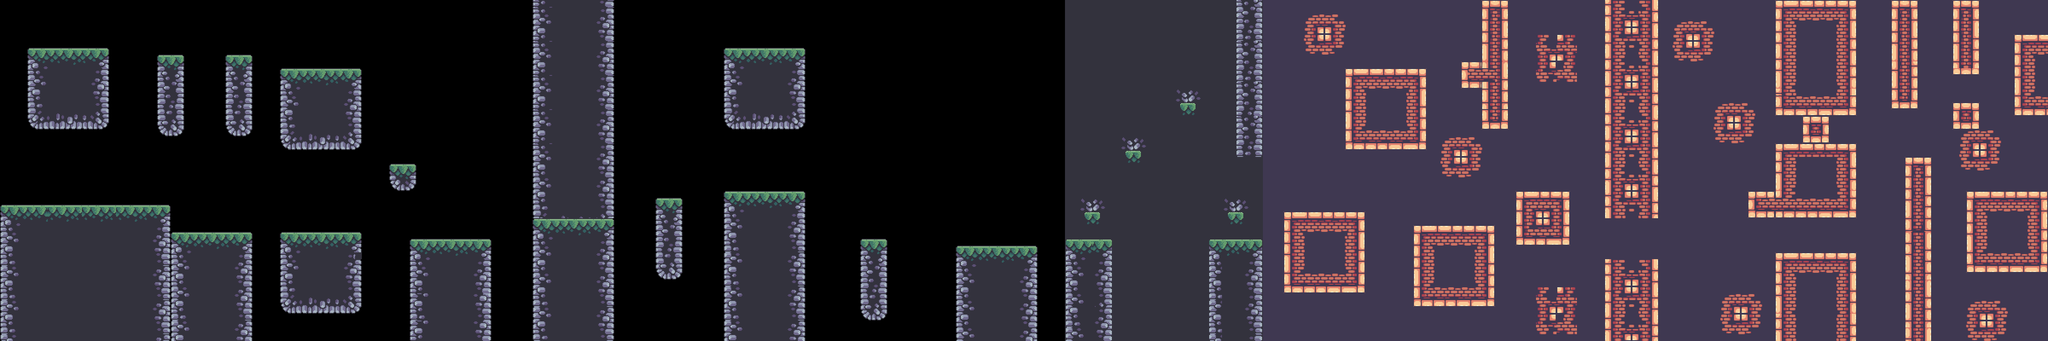

This is a level from a 2D game, rendered from its Tiled map with the project's own tilesets. A one-line summary and the map file follow, with tile-layer data summarised:
An orthogonal 300x50 tile map with 16x16 px tiles, 2 tile layers (Bg, Tile Layer 1), 2 tilesets and 115 objects (19x gold, 7x Enemy, 6x Crab, 5x water, 4x HorizontalPlatform, ...).

<map version="1.10" tiledversion="1.12.1" orientation="orthogonal" renderorder="right-down" width="300" height="50" tilewidth="16" tileheight="16" infinite="0" nextlayerid="33" nextobjectid="345">
 <tileset firstgid="1" source="../tilesets/outside.tsx" />
 <tileset firstgid="769" source="../tilesets/inside.tsx" />
 <layer id="32" name="Bg" width="300" height="50">
  <data>[15000 cells, 7200 non-empty, 2 distinct tile ids]</data>
 </layer>
 <layer id="2" name="Tile Layer 1" width="300" height="50">
  <data>[15000 cells, 9888 non-empty, 714 distinct tile ids]</data>
 </layer>
 <objectgroup id="15" name="EvilCoins">
  <object id="209" x="224" y="64" width="16" height="16">
   <properties>
    <property name="lifetime" type="float" value="3" />
   </properties>
  </object>
  <object id="210" x="160" y="64" width="16" height="16">
   <properties>
    <property name="lifetime" type="float" value="3" />
   </properties>
  </object>
  <object id="257" x="2864" y="432" width="16" height="16">
   <properties>
    <property name="lifetime" type="float" value="3" />
   </properties>
  </object>
  <object id="258" x="2640" y="304" width="16" height="16">
   <properties>
    <property name="lifetime" type="float" value="3" />
   </properties>
  </object>
  <object id="259" x="2560" y="448" width="16" height="16">
   <properties>
    <property name="lifetime" type="float" value="3" />
   </properties>
  </object>
  <object id="211" x="160" y="32" width="16" height="16">
   <properties>
    <property name="lifetime" type="float" value="3" />
   </properties>
  </object>
  <object id="212" x="128" y="64" width="16" height="16">
   <properties>
    <property name="lifetime" type="float" value="3" />
   </properties>
  </object>
  <object id="282" x="3584" y="416" width="16" height="16">
   <properties>
    <property name="lifetime" type="float" value="3" />
   </properties>
  </object>
  <object id="286" x="4192" y="304" width="16" height="16">
   <properties>
    <property name="lifetime" type="float" value="3" />
   </properties>
  </object>
  <object id="287" x="4160" y="304" width="16" height="16">
   <properties>
    <property name="lifetime" type="float" value="3" />
   </properties>
  </object>
  <object id="290" x="4576" y="208" width="16" height="16">
   <properties>
    <property name="lifetime" type="float" value="3" />
   </properties>
  </object>
  <object id="291" x="4608" y="208" width="16" height="16">
   <properties>
    <property name="lifetime" type="float" value="3" />
   </properties>
  </object>
  <object id="292" x="4640" y="416" width="16" height="16">
   <properties>
    <property name="lifetime" type="float" value="3" />
   </properties>
  </object>
  <object id="293" x="4672" y="416" width="16" height="16">
   <properties>
    <property name="lifetime" type="float" value="3" />
   </properties>
  </object>
  <object id="294" x="4672" y="384" width="16" height="16">
   <properties>
    <property name="lifetime" type="float" value="3" />
   </properties>
  </object>
 </objectgroup>
 <objectgroup id="24" name="GhostBlocks">
  <object id="219" x="976" y="432" width="16" height="16" />
  <object id="226" x="1680" y="688" width="16" height="16" />
  <object id="234" x="1952" y="416" width="16" height="16" />
  <object id="268" x="3024" y="288" width="16" height="16" />
  <object id="269" x="3072" y="128" width="16" height="16" />
  <object id="273" x="3744" y="336" width="16" height="16" />
  <object id="235" x="1952" y="272" width="16" height="16" />
  <object id="232" x="1680" y="688" width="16" height="16" />
  <object id="233" x="1952" y="416" width="16" height="16" />
 </objectgroup>
 <objectgroup id="13" name="TrollZones">
  <object id="215" x="400" y="544" width="192" height="256">
   <properties>
    <property name="id" type="int" value="1" />
   </properties>
  </object>
  <object id="216" x="1248" y="304" width="192" height="208">
   <properties>
    <property name="id" type="int" value="2" />
   </properties>
  </object>
  <object id="227" x="1696" y="528" width="192" height="160">
   <properties>
    <property name="id" type="int" value="3" />
   </properties>
  </object>
  <object id="260" x="2832" y="560" width="128" height="240">
   <properties>
    <property name="id" type="int" value="4" />
   </properties>
  </object>
  <object id="274" x="3760" y="144" width="128" height="192">
   <properties>
    <property name="id" type="int" value="5" />
   </properties>
  </object>
  <object id="276" x="3760" y="608" width="128" height="192">
   <properties>
    <property name="id" type="int" value="6" />
   </properties>
  </object>
  <object id="288" x="4224" y="272" width="64" height="64">
   <properties>
    <property name="id" type="int" value="7" />
   </properties>
  </object>
 </objectgroup>
 <objectgroup id="14" name="Boxes">
  <object id="177" name="NormalBox" x="368" y="448" width="32" height="32" />
 </objectgroup>
 <objectgroup id="12" name="Triggers">
  <object id="213" x="400" y="512" width="144" height="16">
   <properties>
    <property name="id" type="int" value="1" />
   </properties>
  </object>
  <object id="214" x="0" y="0" width="48" height="48">
   <properties>
    <property name="id" type="int" value="2" />
   </properties>
  </object>
  <object id="228" x="1680" y="672" width="16" height="16">
   <properties>
    <property name="id" type="int" value="3" />
   </properties>
  </object>
  <object id="261" x="2880" y="528" width="48" height="16">
   <properties>
    <property name="id" type="int" value="4" />
   </properties>
  </object>
  <object id="275" x="3744" y="320" width="16" height="16">
   <properties>
    <property name="id" type="int" value="5" />
   </properties>
  </object>
  <object id="277" x="3760" y="576" width="128" height="16">
   <properties>
    <property name="id" type="int" value="6" />
   </properties>
  </object>
  <object id="289" x="2960" y="0" width="64" height="64">
   <properties>
    <property name="id" type="int" value="7" />
   </properties>
  </object>
 </objectgroup>
 <objectgroup id="8" name="Water">
  <object id="18" name="water" x="592" y="736" width="368" height="64" />
  <object id="197" name="water" x="1152" y="656" width="96" height="144" />
  <object id="224" name="water" x="1440" y="720" width="256" height="80" />
  <object id="231" name="water" x="1888" y="752" width="352" height="48" />
  <object id="262" name="water" x="2432" y="752" width="64" height="48" />
 </objectgroup>
 <objectgroup id="29" name="Checkpoints">
  <object id="307" x="2832" y="480" width="32" height="80" />
  <object id="317" x="1536" y="384" width="32" height="80" />
 </objectgroup>
 <objectgroup id="23" name="CutsceneData">
  <object id="312" name="pancam" x="80" y="320" width="19.3333" height="153.333" />
  <object id="313" name="cam_end" x="4352" y="320" width="19.3333" height="153.333" />
  </objectgroup>
 <objectgroup id="31" name="soundtriggers">
  <!-- 66 objects omitted --></objectgroup>
 <objectgroup id="3" name="Objects">
  <!-- 64 objects omitted --></objectgroup>
 <objectgroup id="5" name="Platforms">
  <!-- 63 objects omitted --></objectgroup>
 <objectgroup id="6" name="Collectables">
  <!-- 57 objects omitted --></objectgroup>
 <objectgroup id="26" name="InvisBlocks">
  <!-- 34 objects omitted --></objectgroup>
 <objectgroup id="25" name="Flag">
  <!-- 30 objects omitted --></objectgroup>
 <objectgroup id="11" name="Traps">
  <!-- 29 objects omitted --></objectgroup>
 <objectgroup id="28" name="PalmTree">
  <!-- 24 objects omitted --></objectgroup>
 <objectgroup id="30" name="CR7" />
 <objectgroup id="9" name="Crab">
  <!-- 14 objects omitted --></objectgroup>
 <objectgroup id="7" name="Shell">
  <!-- 8 objects omitted --></objectgroup>
 <objectgroup id="22" name="Batman">
  <!-- 1 objects omitted --></objectgroup>
</map>
<!-- 67 of 115 objects omitted -->
